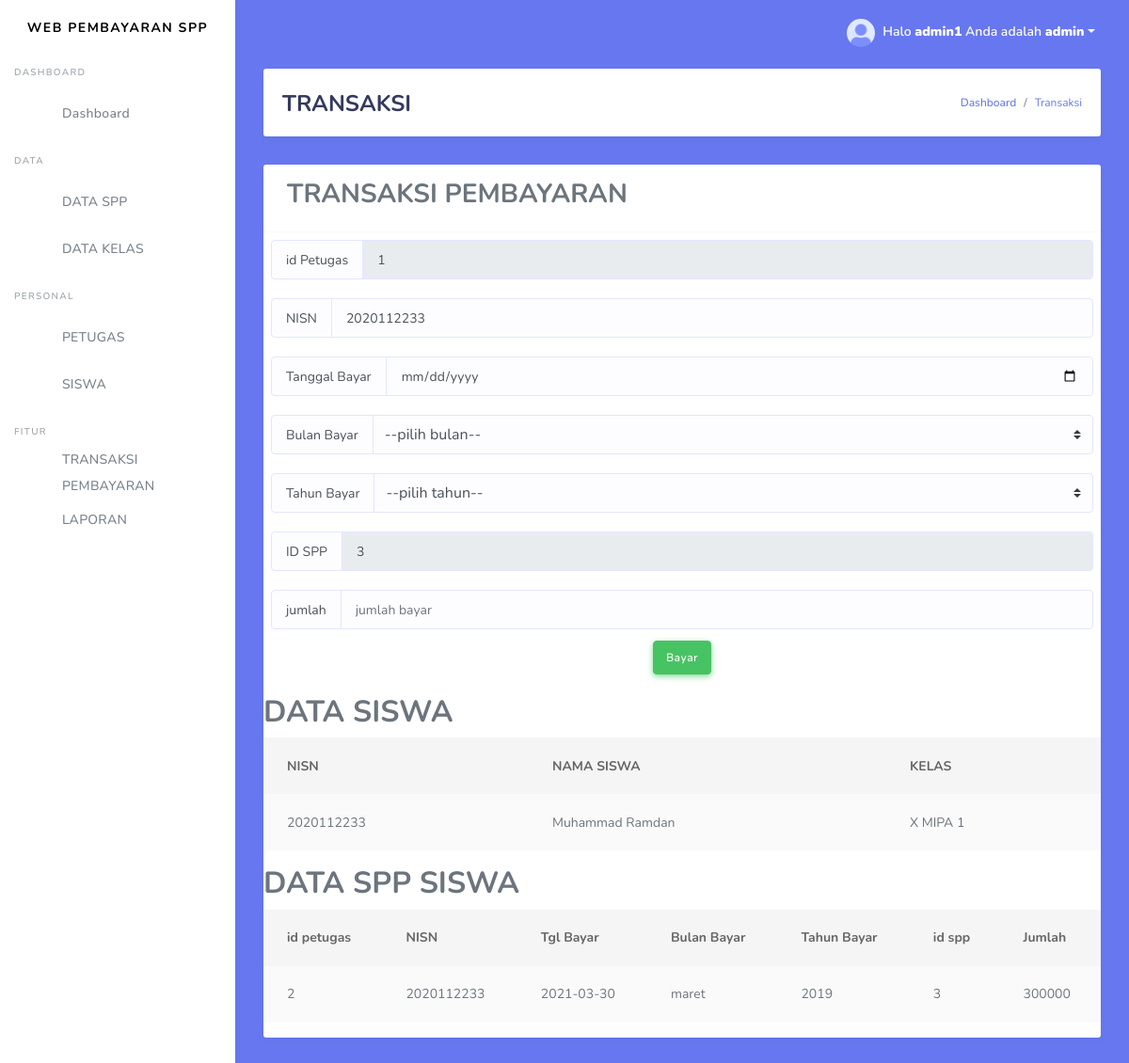
The app's page /transaksi.php?id=2020112233 (signed in) with its own data.
### tables this page shows
CREATE TABLE `siswa` (
  `nisn` varchar(11) NOT NULL,
  `nis` varchar(11) NOT NULL,
  `nama` varchar(35) NOT NULL,
  `id_kelas` int(11) NOT NULL,
  `alamat` text NOT NULL,
  `no_telp` varchar(13) NOT NULL,
  `id_spp` int(11) NOT NULL
);

CREATE TABLE `spp` (
  `id_spp` int(11) NOT NULL,
  `tahun` int(11) NOT NULL,
  `nominal` int(11) NOT NULL
);

CREATE TABLE `kelas` (
  `id_kelas` int(11) NOT NULL,
  `nama_kelas` varchar(10) NOT NULL,
  `kompetensi_keahlian` varchar(50) NOT NULL
);

CREATE TABLE `pembayaran` (
  `id_pembayaran` int(11) NOT NULL,
  `id_petugas` int(11) NOT NULL,
  `nisn` varchar(11) NOT NULL,
  `tgl_bayar` date NOT NULL,
  `bulan_dibayar` varchar(8) NOT NULL,
  `tahun_dibayar` varchar(4) NOT NULL,
  `id_spp` int(11) NOT NULL,
  `jumlah_bayar` int(11) NOT NULL
);

### transaksi.php (the view, shortened to what this page needs)
<?php
$id_petugas = $_SESSION['id_petugas'];
?>
<?php
include 'koneksi.php';
if (isset($_GET['id'])) {
$id = ($_GET["id"]);
$query = "SELECT * FROM siswa,kelas,spp where siswa.nisn='$id' AND siswa.id_kelas=kelas.id_kelas AND siswa.id_spp=spp.id_spp";
$result = mysqli_query($koneksi, $query);
$data = mysqli_fetch_assoc($result);
} else {
echo "<script>alert('Masukkan data id.');window.location='siswa.php';</script>";
}
?>
<!DOCTYPE html>
<html>
<head>
</head>
<body>
<?php
include ('tampilan/header.php');
include ('tampilan/sidebar.php');
?>
  <div class="main-content bg-primary">
      <section class="section">
        <div class="section-header">
          <h1>TRANSAKSI</h1>
          <div class="section-header-breadcrumb">
              <div class="breadcrumb-item active"><a href="#">Dashboard</a></div>
            <div class="breadcrumb-item text-primary">Transaksi</div>
          </div>
      </div>
        <div class="row">
            <div class="col-md-12">
              <div class="card">
                <div class="card-header">
          <h3>TRANSAKSI PEMBAYARAN</h3>
        </div>
        <div class="input-group mb-1 p-2">
            <div class="input-group-prepend">
          <span class="input-group-text" id="basic-addon1">id Petugas</span>
              </div>
              <input type="text" name="id_petugas" class="form-control" placeholder="id petugas" aria-label="masukkan id petugas" aria-describedby="basic-addon1" value="<?php echo $id_petugas; ?>" readonly>
              </div>
              <div class="input-group mb-1 p-2">
            <div class="input-group-prepend">
          <span class="input-group-text" id="basic-addon1">NISN</span>
              </div>
              <input name="nisn" class="form-control"  value="<?php echo $data['nisn']; ?>"   />
              </div>
              <div class="input-group mb-1 p-2">
            <div class="input-group-prepend">
          <span class="input-group-text" id="basic-addon1">Tanggal Bayar</span>
              </div>
              <input type="date" name="tgl_bayar" class="form-control" placeholder="tgl_bayar" aria-label="tanggal" aria-describedby="basic-addon1">
              </div>
            <div class="input-group mb-1 p-2">
            <div class="input-group-prepend">
              <label class="input-group-text" for="inputGroupSelect01">Bulan Bayar</label>
            </div>
            <select class="custom-select" name= "bulan_dibayar" id="inputGroupSelect01">
              <option selected>--pilih bulan--</option>
            </select>
          </div>
            <div class="input-group mb-1 p-2">
              <div class="input-group-prepend">
                <label class="input-group-text" for="inputGroupSelect01">Tahun Bayar</label>
              </div>
              <select class="custom-select" name="tahun_dibayar" id="inputGroupSelect01">
                <option selected>--pilih tahun--</option>
              </select>
            </div>
            <div class="input-group mb-1 p-2">
            <div class="input-group-prepend">
          <span class="input-group-text" id="basic-addon1">ID SPP</span>
              </div>
              <input type="text" name="id_spp" class="form-control" placeholder="id spp" aria-label="masukkan id" aria-describedby="basic-addon1 " value="<?php echo $data['id_spp']; ?>"  readonly     >
              </div>
              <div class="input-group mb-1 p-2">
            <div class="input-group-prepend">
          <span class="input-group-text" id="basic-addon1">jumlah</span>
              </div>
              <input type="text" name="jumlah_bayar" class="form-control" placeholder="jumlah bayar" aria-label="masukkan nominal" aria-describedby="basic-addon1" value="<?php echo $data['jumlah_bayar']; ?>">
              </div>
          <div class="d-flex justify-content-center ">
            <button type="submit" class="btn btn-success ">Bayar</button>
          </div>
          <br/>
            <h2 class="align-center">DATA SISWA</h2>
            <table class="table table-striped  col-12 p-3">
              <thead>
                <tr>
                  <th scope="col">NISN</th>
                  <th scope="col">NAMA SISWA</th>
                  <th scope="col">KELAS</th>
                </tr>
              </thead>
              <tbody>
                <td><?php echo $data['nisn']; ?></td>
                <td><?php echo $data['nama']; ?></td>
                <td><?php echo $data['nama_kelas']; ?></td>
              </tbody>
            </table>
            <h2>DATA SPP SISWA</h2>
          <table class="table table-striped  col-12 p-3">
            <thead>
              <tr>
            <th scope="col">id petugas</th>
            <th scope="col"> NISN</th>
            <th scope="col">Tgl Bayar</th>
            <th scope="col">Bulan Bayar</th>
            <th scope="col">Tahun Bayar</th>
            <th scope="col">id spp</th>
            <th scope="col">Jumlah</th>
              </tr>
            </thead>
            <tbody>
              <?php
              $query = mysqli_query($koneksi,"SELECT * FROM pembayaran WHERE nisn='$data[nisn]' ORDER BY bulan_dibayar ASC");
              while ($data=mysqli_fetch_array($query)) {
                echo" <tr>
                      <td>$data[id_petugas]</td>
                      <td>$data[nisn]</td>
                      <td>$data[tgl_bayar]</td>
                      <td>$data[bulan_dibayar]</td>
                      <td>$data[tahun_dibayar]</td>
                      <td>$data[id_spp]</td>
                      <td>$data[jumlah_bayar]</td>
                    </tr>";
              }
                ?>
            </tbody>
          </table>
    </div>
</body>
</html>

### records on screen
siswa: nisn "2020112233", id_spp "3", nama "Muhammad Ramdan", id_kelas.nama_kelas "X MIPA 1"
pembayaran: id_petugas "2", nisn "2020112233", tgl_bayar "2021-03-30", bulan_dibayar "maret", tahun_dibayar "2019", id_spp "3", jumlah_bayar "300000"

### other values on screen
$_SESSION['username'] "admin1"
$_SESSION['level'] "admin"
